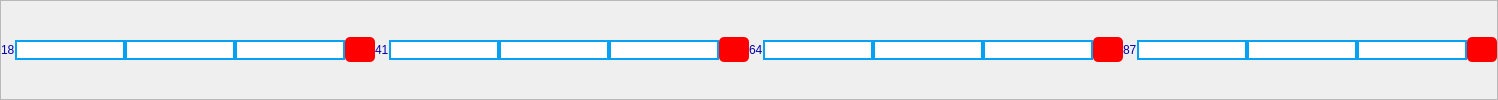
           <widget class="QFrame" name="frame_14">
            <property name="frameShape">
             <enum>QFrame::StyledPanel</enum>
            </property>
            <property name="frameShadow">
             <enum>QFrame::Raised</enum>
            </property>
            <layout class="QHBoxLayout" name="horizontalLayout_11">
             <property name="spacing">
              <number>0</number>
             </property>
             <property name="leftMargin">
              <number>0</number>
             </property>
             <property name="topMargin">
              <number>0</number>
             </property>
             <property name="rightMargin">
              <number>0</number>
             </property>
             <property name="bottomMargin">
              <number>0</number>
             </property>
             <item>
              <widget class="QLabel" name="label_29">
               <property name="styleSheet">
                <string notr="true">color:rgb(0, 0, 173); 
font: 75 8pt &quot;MS Shell Dlg 2&quot;;</string>
               </property>
               <property name="text">
                <string>18</string>
               </property>
              </widget>
             </item>
             <item>
              <widget class="QLineEdit" name="lineEdit_85">
               <property name="styleSheet">
                <string notr="true">border: 2px solid  rgb(5, 161, 245); 
background-color: rgb(255, 255, 255);
</string>
               </property>
              </widget>
             </item>
             <item>
              <widget class="QLineEdit" name="lineEdit_86">
               <property name="styleSheet">
                <string notr="true">border: 2px solid  rgb(5, 161, 245); 
background-color: rgb(255, 255, 255);
</string>
               </property>
              </widget>
             </item>
             <item>
              <widget class="QLineEdit" name="lineEdit_87">
               <property name="styleSheet">
                <string notr="true">border: 2px solid  rgb(5, 161, 245); 
background-color: rgb(255, 255, 255);
</string>
               </property>
              </widget>
             </item>
             <item>
              <widget class="QPushButton" name="pushButton_99">
               <property name="minimumSize">
                <size>
                 <width>0</width>
                 <height>25</height>
                </size>
               </property>
               <property name="maximumSize">
                <size>
                 <width>30</width>
                 <height>16777215</height>
                </size>
               </property>
               <property name="styleSheet">
                <string notr="true">background-color: rgb(0, 0, 0);
background-color: rgb(255, 0, 0);
border-radius: 5px;</string>
               </property>
               <property name="text">
                <string/>
               </property>
              </widget>
             </item>
             <item>
              <widget class="QLabel" name="label_30">
               <property name="styleSheet">
                <string notr="true">color:rgb(0, 0, 173); 
font: 75 8pt &quot;MS Shell Dlg 2&quot;;</string>
               </property>
               <property name="text">
                <string>41</string>
               </property>
              </widget>
             </item>
             <item>
              <widget class="QLineEdit" name="lineEdit_88">
               <property name="styleSheet">
                <string notr="true">border: 2px solid  rgb(5, 161, 245); 
background-color: rgb(255, 255, 255);
</string>
               </property>
              </widget>
             </item>
             <item>
              <widget class="QLineEdit" name="lineEdit_89">
               <property name="styleSheet">
                <string notr="true">border: 2px solid  rgb(5, 161, 245); 
background-color: rgb(255, 255, 255);
</string>
               </property>
              </widget>
             </item>
             <item>
              <widget class="QLineEdit" name="lineEdit_90">
               <property name="styleSheet">
                <string notr="true">border: 2px solid  rgb(5, 161, 245); 
background-color: rgb(255, 255, 255);
</string>
               </property>
              </widget>
             </item>
             <item>
              <widget class="QPushButton" name="pushButton_100">
               <property name="minimumSize">
                <size>
                 <width>0</width>
                 <height>25</height>
                </size>
               </property>
               <property name="maximumSize">
                <size>
                 <width>30</width>
                 <height>16777215</height>
                </size>
               </property>
               <property name="styleSheet">
                <string notr="true">background-color: rgb(0, 0, 0);
background-color: rgb(255, 0, 0);
border-radius: 5px;</string>
               </property>
               <property name="text">
                <string/>
               </property>
              </widget>
             </item>
             <item>
              <widget class="QLabel" name="label_31">
               <property name="styleSheet">
                <string notr="true">color:rgb(0, 0, 173); 
font: 75 8pt &quot;MS Shell Dlg 2&quot;;</string>
               </property>
               <property name="text">
                <string>64</string>
               </property>
              </widget>
             </item>
             <item>
              <widget class="QLineEdit" name="lineEdit_91">
               <property name="styleSheet">
                <string notr="true">border: 2px solid  rgb(5, 161, 245); 
background-color: rgb(255, 255, 255);
</string>
               </property>
              </widget>
             </item>
             <item>
              <widget class="QLineEdit" name="lineEdit_92">
               <property name="styleSheet">
                <string notr="true">border: 2px solid  rgb(5, 161, 245); 
background-color: rgb(255, 255, 255);
</string>
               </property>
              </widget>
             </item>
             <item>
              <widget class="QLineEdit" name="lineEdit_93">
               <property name="styleSheet">
                <string notr="true">border: 2px solid  rgb(5, 161, 245); 
background-color: rgb(255, 255, 255);
</string>
               </property>
              </widget>
             </item>
             <item>
              <widget class="QPushButton" name="pushButton_101">
               <property name="minimumSize">
                <size>
                 <width>0</width>
                 <height>25</height>
                </size>
               </property>
               <property name="maximumSize">
                <size>
                 <width>30</width>
                 <height>16777215</height>
                </size>
               </property>
               <property name="styleSheet">
                <string notr="true">background-color: rgb(0, 0, 0);
background-color: rgb(255, 0, 0);
border-radius: 5px;</string>
               </property>
               <property name="text">
                <string/>
               </property>
              </widget>
             </item>
             <item>
              <widget class="QLabel" name="label_311">
               <property name="styleSheet">
                <string notr="true">color:rgb(0, 0, 173); 
font: 75 8pt &quot;MS Shell Dlg 2&quot;;</string>
               </property>
               <property name="text">
                <string>87</string>
               </property>
              </widget>
             </item>
             <item>
              <widget class="QLineEdit" name="lineEdit_933">
               <property name="styleSheet">
                <string notr="true">border: 2px solid  rgb(5, 161, 245); 
background-color: rgb(255, 255, 255);
</string>
               </property>
              </widget>
             </item>
             <item>
              <widget class="QLineEdit" name="lineEdit_931">
               <property name="styleSheet">
                <string notr="true">border: 2px solid  rgb(5, 161, 245); 
background-color: rgb(255, 255, 255);
</string>
               </property>
              </widget>
             </item>
             <item>
              <widget class="QLineEdit" name="lineEdit_932">
               <property name="styleSheet">
                <string notr="true">border: 2px solid  rgb(5, 161, 245); 
background-color: rgb(255, 255, 255);
</string>
               </property>
              </widget>
             </item>
             <item>
              <widget class="QPushButton" name="pushButton_381">
               <property name="minimumSize">
                <size>
                 <width>0</width>
                 <height>25</height>
                </size>
               </property>
               <property name="maximumSize">
                <size>
                 <width>30</width>
                 <height>16777215</height>
                </size>
               </property>
               <property name="styleSheet">
                <string notr="true">background-color: rgb(0, 0, 0);
background-color: rgb(255, 0, 0);
border-radius: 5px;</string>
               </property>
               <property name="text">
                <string/>
               </property>
              </widget>
             </item>
            </layout>
           </widget>
